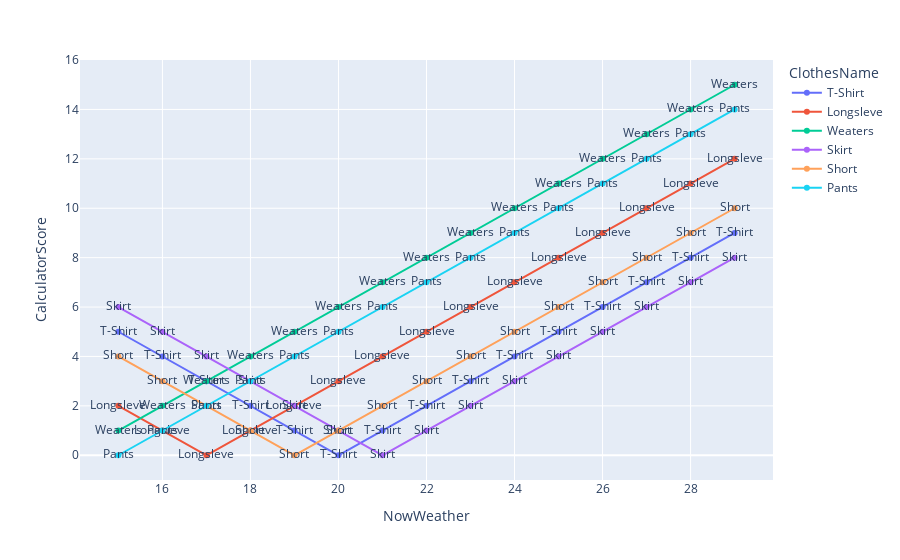

Notebook cell for this chart:
### Code cell
fig = px.line(df_sigle_show, 
    x = 'NowWeather',
    y = 'CalculatorScore',
    color = 'ClothesName',
    text= "ClothesName")
fig.show()

# fig = px

### Figure 1 — Plotly figure (JSON) as saved in the notebook; plotly's stock layout.template omitted (floating-point values rounded to 4 significant figures)
{"data": [{"hovertemplate": "ClothesName=%{text}<br>NowWeather=%{x}<br>CalculatorScore=%{y}<extra></extra>", "legendgroup": "T-Shirt", "line": {"color": "#636efa", "dash": "solid"}, "marker": {"symbol": "circle"}, "mode": "markers+lines+text", "name": "T-Shirt", "orientation": "v", "showlegend": true, "text": ["T-Shirt", "T-Shirt", "T-Shirt", "T-Shirt", "T-Shirt", "T-Shirt", "T-Shirt", "T-Shirt", "T-Shirt", "T-Shirt", "T-Shirt", "T-Shirt", "T-Shirt", "T-Shirt", "T-Shirt"], "type": "scatter", "x": [15, 16, 17, 18, 19, 20, 21, 22, 23, 24, 25, 26, 27, 28, 29], "xaxis": "x", "y": [5, 4, 3, 2, 1, 0, 1, 2, 3, 4, 5, 6, 7, 8, 9], "yaxis": "y"}, {"hovertemplate": "ClothesName=%{text}<br>NowWeather=%{x}<br>CalculatorScore=%{y}<extra></extra>", "legendgroup": "Longsleve", "line": {"color": "#EF553B", "dash": "solid"}, "marker": {"symbol": "circle"}, "mode": "markers+lines+text", "name": "Longsleve", "orientation": "v", "showlegend": true, "text": ["Longsleve", "Longsleve", "Longsleve", "Longsleve", "Longsleve", "Longsleve", "Longsleve", "Longsleve", "Longsleve", "Longsleve", "Longsleve", "Longsleve", "Longsleve", "Longsleve", "Longsleve"], "type": "scatter", "x": [15, 16, 17, 18, 19, 20, 21, 22, 23, 24, 25, 26, 27, 28, 29], "xaxis": "x", "y": [2, 1, 0, 1, 2, 3, 4, 5, 6, 7, 8, 9, 10, 11, 12], "yaxis": "y"}, {"hovertemplate": "ClothesName=%{text}<br>NowWeather=%{x}<br>CalculatorScore=%{y}<extra></extra>", "legendgroup": "Weaters", "line": {"color": "#00cc96", "dash": "solid"}, "marker": {"symbol": "circle"}, "mode": "markers+lines+text", "name": "Weaters", "orientation": "v", "showlegend": true, "text": ["Weaters", "Weaters", "Weaters", "Weaters", "Weaters", "Weaters", "Weaters", "Weaters", "Weaters", "Weaters", "Weaters", "Weaters", "Weaters", "Weaters", "Weaters"], "type": "scatter", "x": [15, 16, 17, 18, 19, 20, 21, 22, 23, 24, 25, 26, 27, 28, 29], "xaxis": "x", "y": [1, 2, 3, 4, 5, 6, 7, 8, 9, 10, 11, 12, 13, 14, 15], "yaxis": "y"}, {"hovertemplate": "ClothesName=%{text}<br>NowWeather=%{x}<br>CalculatorScore=%{y}<extra></extra>", "legendgroup": "Skirt", "line": {"color": "#ab63fa", "dash": "solid"}, "marker": {"symbol": "circle"}, "mode": "markers+lines+text", "name": "Skirt", "orientation": "v", "showlegend": true, "text": ["Skirt", "Skirt", "Skirt", "Skirt", "Skirt", "Skirt", "Skirt", "Skirt", "Skirt", "Skirt", "Skirt", "Skirt", "Skirt", "Skirt", "Skirt"], "type": "scatter", "x": [15, 16, 17, 18, 19, 20, 21, 22, 23, 24, 25, 26, 27, 28, 29], "xaxis": "x", "y": [6, 5, 4, 3, 2, 1, 0, 1, 2, 3, 4, 5, 6, 7, 8], "yaxis": "y"}, {"hovertemplate": "ClothesName=%{text}<br>NowWeather=%{x}<br>CalculatorScore=%{y}<extra></extra>", "legendgroup": "Short", "line": {"color": "#FFA15A", "dash": "solid"}, "marker": {"symbol": "circle"}, "mode": "markers+lines+text", "name": "Short", "orientation": "v", "showlegend": true, "text": ["Short", "Short", "Short", "Short", "Short", "Short", "Short", "Short", "Short", "Short", "Short", "Short", "Short", "Short", "Short"], "type": "scatter", "x": [15, 16, 17, 18, 19, 20, 21, 22, 23, 24, 25, 26, 27, 28, 29], "xaxis": "x", "y": [4, 3, 2, 1, 0, 1, 2, 3, 4, 5, 6, 7, 8, 9, 10], "yaxis": "y"}, {"hovertemplate": "ClothesName=%{text}<br>NowWeather=%{x}<br>CalculatorScore=%{y}<extra></extra>", "legendgroup": "Pants", "line": {"color": "#19d3f3", "dash": "solid"}, "marker": {"symbol": "circle"}, "mode": "markers+lines+text", "name": "Pants", "orientation": "v", "showlegend": true, "text": ["Pants", "Pants", "Pants", "Pants", "Pants", "Pants", "Pants", "Pants", "Pants", "Pants", "Pants", "Pants", "Pants", "Pants", "Pants"], "type": "scatter", "x": [15, 16, 17, 18, 19, 20, 21, 22, 23, 24, 25, 26, 27, 28, 29], "xaxis": "x", "y": [0, 1, 2, 3, 4, 5, 6, 7, 8, 9, 10, 11, 12, 13, 14], "yaxis": "y"}], "layout": {"legend": {"title": {"text": "ClothesName"}, "tracegroupgap": 0}, "margin": {"t": 60}, "xaxis": {"anchor": "y", "domain": [0, 1], "title": {"text": "NowWeather"}}, "yaxis": {"anchor": "x", "domain": [0, 1], "title": {"text": "CalculatorScore"}}}}
